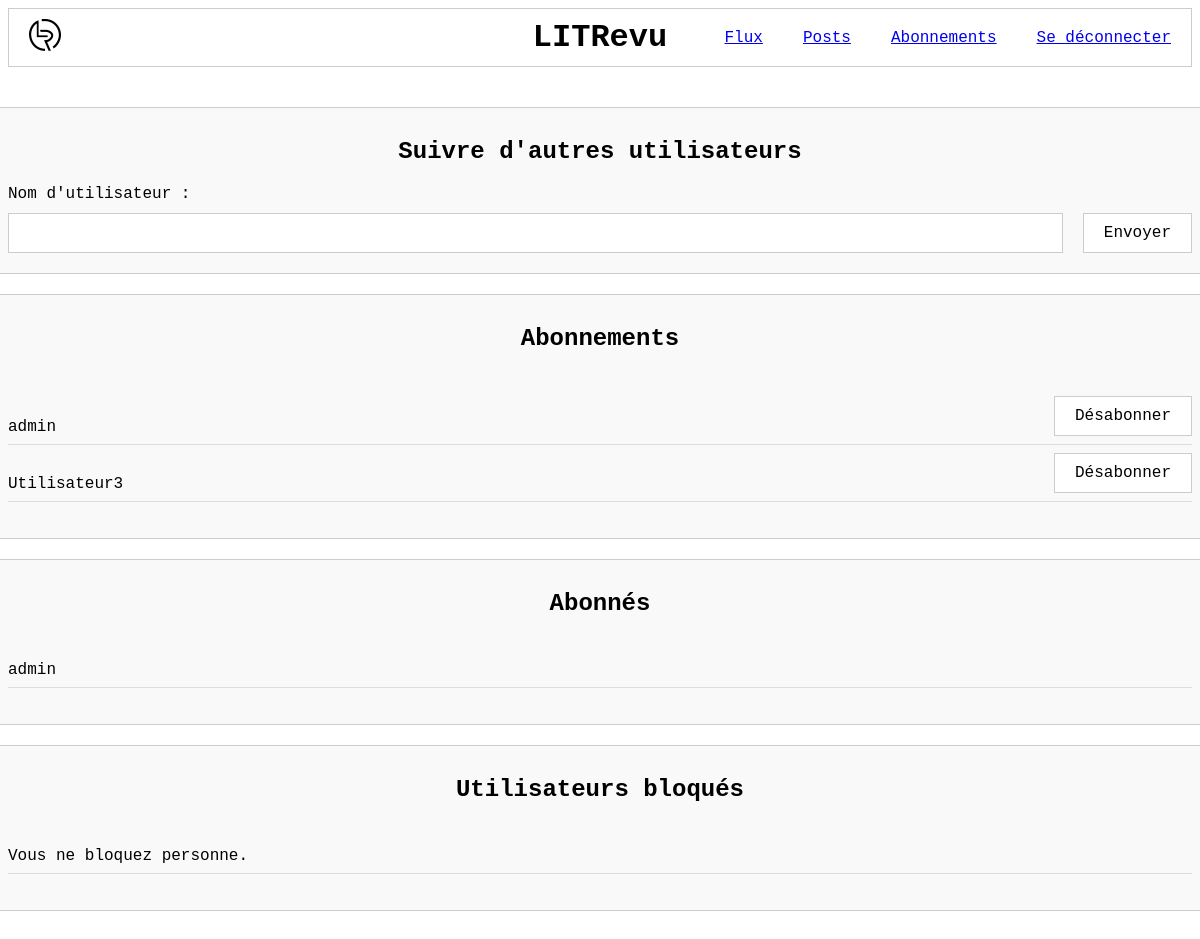
Page /review/follow/ (signed in) on the earlier database version.
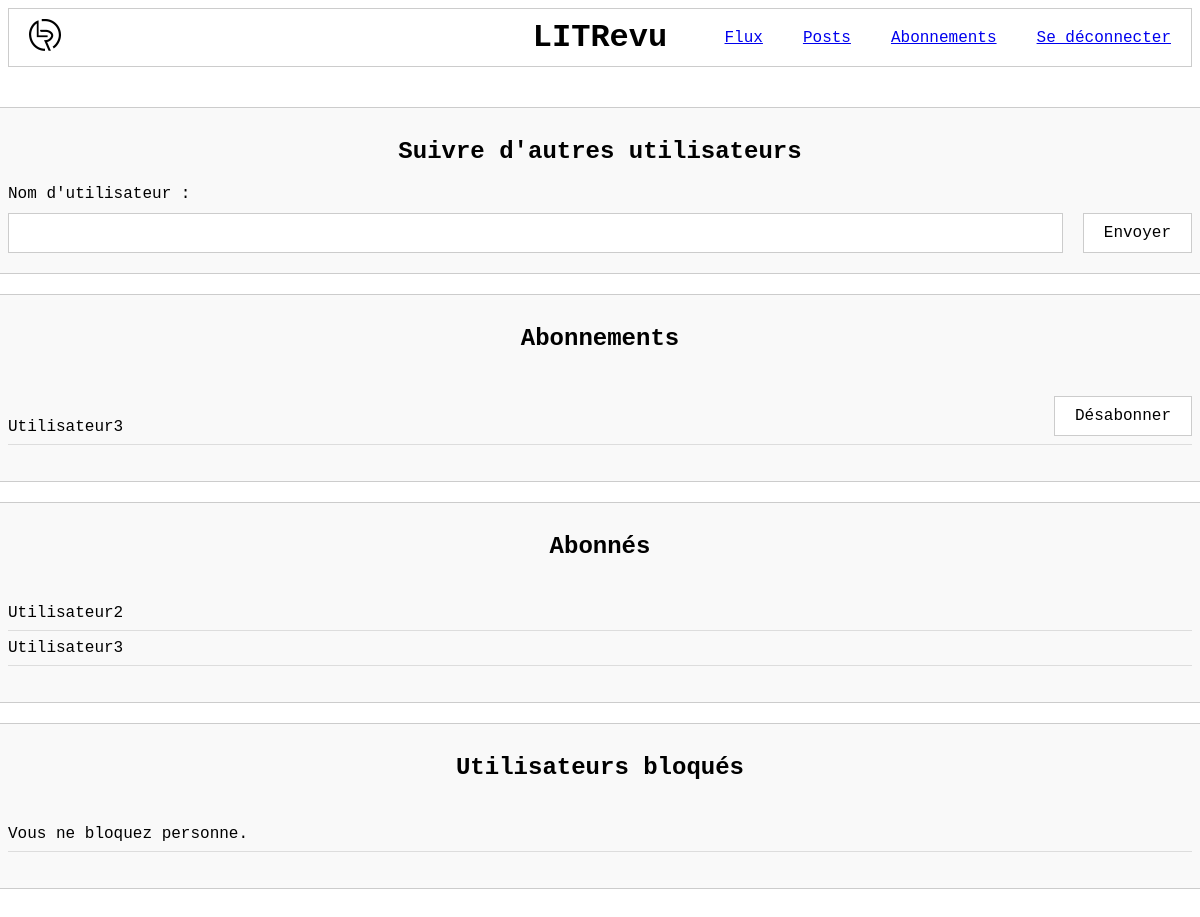
Same page on the later database version.
### reviews/models.py (models this page shows)
class UserFollow(models.Model):
    user = models.ForeignKey(to=settings.AUTH_USER_MODEL, on_delete=models.CASCADE, related_name="following")
    followed_user = models.ForeignKey(
        to=settings.AUTH_USER_MODEL, on_delete=models.CASCADE, related_name="followed_by"
    )
    class Meta:
        unique_together = (
            "user",
            "followed_user",
        )

### authentication/models.py (models this page shows)
class User(AbstractUser):
    first_name = None
    last_name = None

### reviews/views.py (the view)
# urls.py: path('follow/', views.follow, name='follow'),
@login_required
def follow(request):
    if request.method == "POST":
        form = forms.FollowForm(request.POST, user=request.user)
        if form.is_valid():
            form.save()
            return redirect("follow")
    else:
        form = forms.FollowForm(user=request.user)
    following = UserFollow.objects.filter(user=request.user)
    followers = UserFollow.objects.filter(followed_user=request.user)
    blocked_user = UserBlock.objects.filter(user=request.user)
    return render(
        request,
        "reviews/follow.html",
        {"form": form, "following": following, "followers": followers, "blocked_user": blocked_user},
    )

### reviews/forms.py (shortened to what this page needs)
class FollowForm(forms.Form):
    followed_user = forms.CharField(label="Nom d'utilisateur")
    def __init__(self, *args, user=None, **kwargs):
        super().__init__(*args, **kwargs)
        self.user = user

### reviews/templates/reviews/follow.html (shortened to what this page needs)
{% extends "base.html" %}
{% load static %}
{% block extra_css %}
<link rel="stylesheet" href="{% static 'reviews/base_review.css' %}">
<link rel="stylesheet" href="{% static 'reviews/follow.css' %}">
{% endblock %}
{% block content %}
<section>
    <h2>Suivre d'autres utilisateurs</h2>
    <form method="post">
        {{ form.followed_user.label_tag }}
        <div class="search-bar">
            {{ form.followed_user }}
            <button type="submit">Envoyer</button>
        </div>
    </form>
</section>
<section>
    <h2>Abonnements</h2>
    <ul>
        {% for relation in following %}
        <li>
            {{ relation.followed_user.username }}
            <form method="post" action="{% url 'unfollow' relation.followed_user.id %}">
                <button type="submit">Désabonner</button>
            </form>
        </li>
        {% empty %}
        <li>Vous ne suivez personne.</li>
        {% endfor %}
    </ul>
</section>
<section>
    <h2>Abonnés</h2>
    <ul>
        {% for relation in followers %}
        <li>
            {{ relation.user.username }}
        </li>
        {% empty %}
        <li>Personne ne vous suit encore.</li>
        {% endfor %}
    </ul>
</section>
<section>
    <h2>Utilisateurs bloqués</h2>
    <ul>
        {% for relation in blocked_user %}
        <li>
            {{ relation.blocked_user.username }}
            <form method="post" action="{% url 'unblock' relation.blocked_user.id %}">
                {% csrf_token %}
                <button type="submit">Débloquer</button>
            </form>
        </li>
        {% empty %}
        <li>Vous ne bloquez personne.</li>
        {% endfor %}
    </ul>
</section>
{% endblock %}

### templates/base.html (shortened to what this page needs)
{% load static %}
<!DOCTYPE html>
<html lang="fr-FR">
<head>
    <link rel="stylesheet" href="{% static 'styles.css' %}">
    {% block extra_css %}
    {% endblock %}
</head>
<body>
    <header>
        <div class="left-header">
            <a href="{% url 'login' %}">
                <img class="logo-header" src="{% static 'litrevu_logo.png' %}" alt="Logo LITRevu">
            </a>
        </div>
        <h1>LITRevu</h1>
        <nav>
            {% if user.is_authenticated %}
            <a href="{% url 'home' %}">Flux</a>
            <a href="{% url 'post' %}">Posts</a>
            <a href="{% url 'follow' %}">Abonnements</a>
            <a href="{% url 'logout' %}">Se déconnecter</a>
            {% endif %}
        </nav>
    </header>
    <div class="content">
        {% block content %}
        {% endblock %}
    </div>
</body>
</html>

### static/styles.css (style rules this page uses)
body { font-family: 'Courier New', Courier, monospace; }
header { display: flex; align-items: center; justify-content: space-between; padding: 10px 20px; border: 1px solid #ccc; }
header .left-header, header nav { width: 600px; }
header nav { display: flex; justify-content: flex-end; gap: 40px; }
header h1 { margin: 0; flex: 1; text-align: center; }
.logo-header { height: 32px; width: 32px; }
.content { margin: 0 auto; padding: 40px 0; width: 100%; max-width: 1200px; }
.button, button { padding: 10px 20px; font-size: 16px; font-family: 'Courier New', Courier, monospace; background-color: white; color: black; border: 1px solid #ccc; cursor: pointer; text-decoration: none; }

### reviews/static/reviews/base_review.css (style rules this page uses)
.content { display: flex; flex-direction: column; align-items: center; }
section { margin: 40px 0; padding: 0; list-style: none; width: 100%; display: flex; flex-direction: column; gap: 30px; }
ul { padding: 0; }
h2, h3, h4, p { margin: 0; }
h2 { align-self: center; margin-top: 10px; }
label { display: block; margin-bottom: 10px; }
input, textarea { width: 100%; padding: 20px; border: 1px solid #ccc; background-color: white; box-sizing: border-box; font-size: 16px; }
button { align-self: flex-end; width: auto; }

### reviews/static/reviews/follow.css (style rules this page uses)
h2 { align-self: center; margin-bottom: 20px; }
section { gap: 0; margin: 0 0 20px 0; border: 1px solid #ccc; padding: 20px; background-color: #f9f9f9; }
li { display: flex; justify-content: space-between; align-items: end; padding: 8px 0; border-bottom: 1px solid #ddd; }
input { padding: 10px; font-size: 16px; border: 1px solid #ccc; width: 100%; box-sizing: border-box; }
.search-bar { display: flex; flex-direction: row; gap: 20px; }

Differences in the rows shown:
removed UserFollow: followed_user.username "admin", shown under "Abonnements"
removed UserFollow: user.username "admin", shown under "Abonnés"
added UserFollow: user.username "Utilisateur2", shown under "Abonnés"
added UserFollow: user.username "Utilisateur3", shown under "Abonnés"
